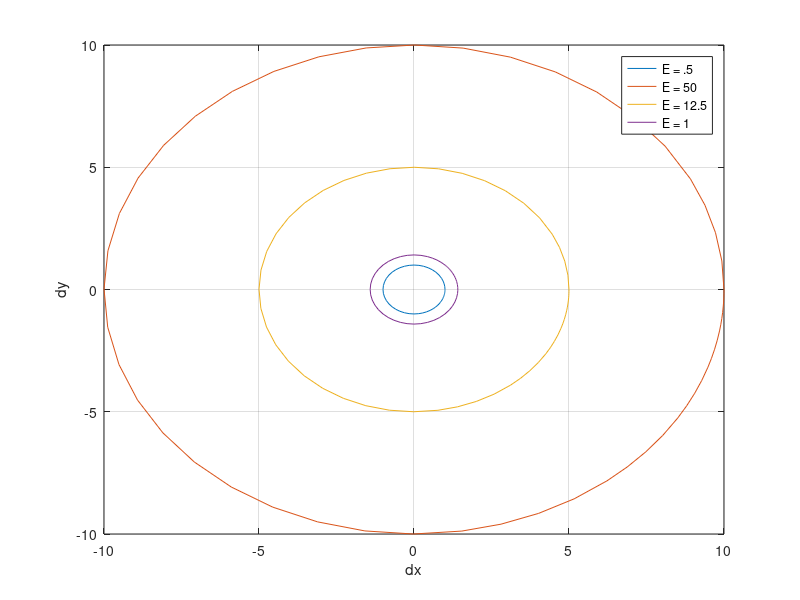

This figure's MATLAB source:
E = @(y,x) .5.*x.^2+.5.*y.^2; 
[t,y]=ode45(@(t,y) [y(2);-y(1)],[0 2*pi],[1 0]);
plot(t,y)
%%
e = E(y(:,1),y(:,2));
plot(t,e)
xlabel('T')
ylabel('E')
%%
plot(y(:,1),y(:,2))
hold on
[t,y]=ode45(@(t,y) [y(2);-y(1)],[0 2*pi],[10 0]);
plot(y(:,1),y(:,2))
[t,y]=ode45(@(t,y) [y(2);-y(1)],[0 2*pi],[5 0]);
plot(y(:,1),y(:,2))
[t,y]=ode45(@(t,y) [y(2);-y(1)],[0 2*pi],[1 1]);
plot(y(:,1),y(:,2))
hold off
legend('E = .5','E = 50','E = 12.5','E = 1')
axis([-10 10 -10 10])
grid on
xlabel('dx')
ylabel('dy')
